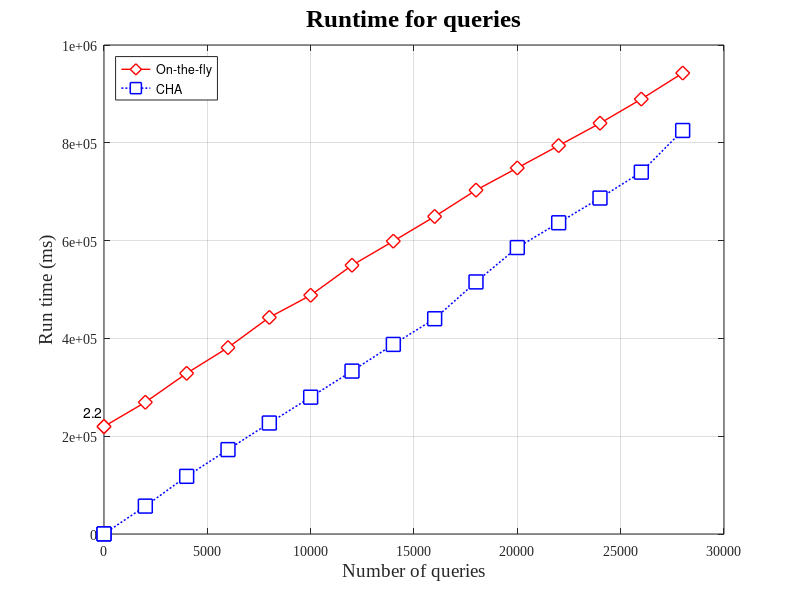

The MATLAB script that drew this image:
function fig1()
figure();
% x axis
x = 0:2000:28000;
% On-the-fly call graph building time
y11 = 219769.49;
% CHA-based call graph building time
y22 = 209.46;
% on-the-fly query run time
y1 = [y11,y11+[49679.84, 108843.73, 161426.91, 223236.32, 268476.99, 329687.66, 379081.87, 429480.40, 483377.86, 528793.85, 574480.92, 620197.36, 669638.67, 722855.83]];
% CHA query run time
y2 = [y22,y22+[56835.45, 117715.87, 172397.92, 226781.94, 279565.76, 332969.94, 387476.22, 440020.33, 515302.10, 585566.67, 636273.02, 686812.49, 739773.14, 825002.52]];

for i = 1:1:1
    plot(x(1,i),y1(1,i),'d-r','MarkerSize', 10, 'MarkerFaceColor', 'r', 'LineWidth', 1.01, 'MarkerFaceColor', 'w');
    hold on;
    plot(x(1,i),y2(1,i),'s:b','MarkerSize', 10, 'MarkerFaceColor', 'b','LineWidth', 1.1, 'MarkerFaceColor', 'w');
end

str=['2.2'];
text(-1000,250000,str);


plot(x,y1,'d-r','MarkerSize', 10, 'MarkerFaceColor', 'r', 'LineWidth', 1.01, 'MarkerFaceColor', 'w');
hold on;
plot(x,y2,'s:b','MarkerSize', 10, 'MarkerFaceColor', 'b','LineWidth', 1.1, 'MarkerFaceColor', 'w');

% lable setting
xlabel('Number of queries','FontName','Times New Roman','FontSize',14);
ylabel('Run time (ms)','FontName','Times New Roman','FontSize',14);
% legend setting
legend('On-the-fly','CHA', 'Location','NorthWest');
% axis setting
set(gca,'FontName','Times New Roman','FontSize',10);
% title setting
title('Runtime for queries','FontName','Times New Roman','FontSize',18);
% gtext('21976.49');
% gtext('209.46');
grid on;